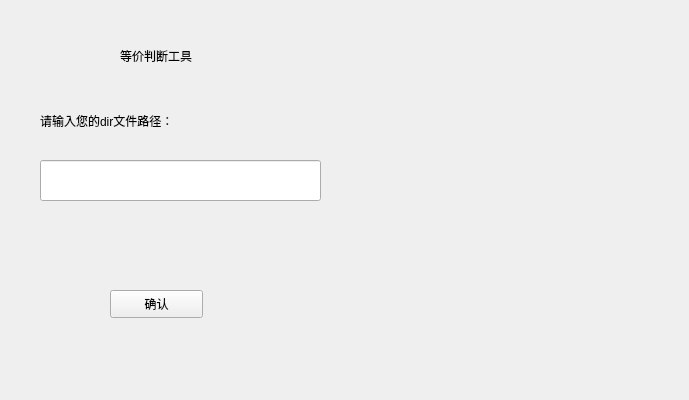
<?xml version="1.0" encoding="UTF-8"?>
<ui version="4.0">
 <class>Widget</class>
 <widget class="QWidget" name="Widget">
  <property name="geometry">
   <rect>
    <x>0</x>
    <y>0</y>
    <width>689</width>
    <height>400</height>
   </rect>
  </property>
  <property name="windowTitle">
   <string>Widget</string>
  </property>
  <widget class="QLabel" name="label">
   <property name="geometry">
    <rect>
     <x>40</x>
     <y>80</y>
     <width>261</width>
     <height>81</height>
    </rect>
   </property>
   <property name="text">
    <string>请输入您的dir文件路径：</string>
   </property>
   <property name="textFormat">
    <enum>Qt::MarkdownText</enum>
   </property>
  </widget>
  <widget class="QLineEdit" name="lineEdit">
   <property name="geometry">
    <rect>
     <x>40</x>
     <y>160</y>
     <width>281</width>
     <height>41</height>
    </rect>
   </property>
  </widget>
  <widget class="QPushButton" name="pushButton">
   <property name="geometry">
    <rect>
     <x>110</x>
     <y>290</y>
     <width>93</width>
     <height>28</height>
    </rect>
   </property>
   <property name="text">
    <string>确认</string>
   </property>
  </widget>
  <widget class="QLabel" name="label_2">
   <property name="geometry">
    <rect>
     <x>120</x>
     <y>30</y>
     <width>191</width>
     <height>51</height>
    </rect>
   </property>
   <property name="text">
    <string>等价判断工具</string>
   </property>
  </widget>
 </widget>
 <resources/>
 <connections/>
</ui>
